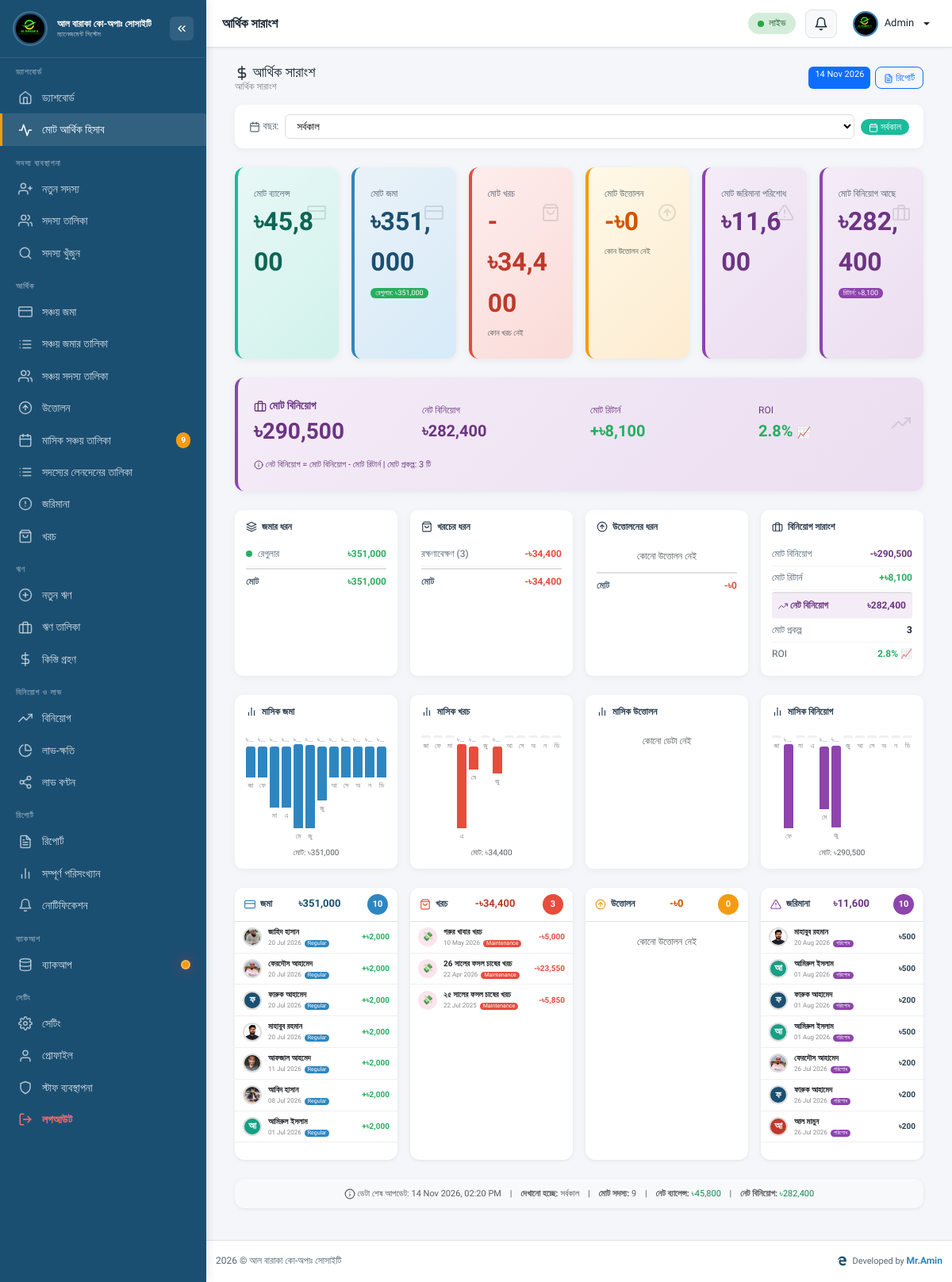
/admin/total.php (signed in), run on the app's committed database.
### tables this page shows
CREATE TABLE `users` (
  `id` int(11) NOT NULL,
  `name` varchar(100) NOT NULL,
  `email` varchar(100) NOT NULL,
  `phone` varchar(20) DEFAULT NULL,
  `profile_photo` varchar(255) DEFAULT NULL,
  `profile_photo_updated_at` timestamp NULL DEFAULT NULL,
  `password` varchar(255) NOT NULL,
  `role` enum('super_admin','admin','staff') NOT NULL DEFAULT 'staff',
  `is_active` tinyint(1) NOT NULL DEFAULT 1,
  `last_login` datetime DEFAULT NULL,
  `remember_token` varchar(100) DEFAULT NULL,
  `created_at` timestamp NOT NULL DEFAULT current_timestamp(),
  `updated_at` timestamp NOT NULL DEFAULT current_timestamp() ON UPDATE current_timestamp()
);

CREATE TABLE `deposits` (
  `id` int(11) NOT NULL,
  `member_id` int(11) DEFAULT NULL,
  `amount` decimal(12,2) NOT NULL,
  `deposit_date` date NOT NULL,
  `deposit_type` enum('regular','special','share','fd','expense','withdrawal','fine') NOT NULL DEFAULT 'regular',
  `reference_id` int(11) DEFAULT NULL,
  `reference_type` varchar(50) DEFAULT NULL,
  `payment_method` varchar(50) DEFAULT 'cash',
  `transaction_no` varchar(100) DEFAULT NULL,
  `receipt_no` varchar(50) DEFAULT NULL,
  `note` text DEFAULT NULL,
  `collected_by` int(11) DEFAULT NULL,
  `created_at` timestamp NOT NULL DEFAULT current_timestamp()
);

CREATE TABLE `members` (
  `id` int(11) NOT NULL,
  `member_id` varchar(20) NOT NULL,
  `name` varchar(100) NOT NULL,
  `father_name` varchar(100) DEFAULT NULL,
  `mother_name` varchar(100) DEFAULT NULL,
  `spouse_name` varchar(100) DEFAULT NULL,
  `phone` varchar(20) NOT NULL,
  `alt_phone` varchar(20) DEFAULT NULL,
  `email` varchar(100) DEFAULT NULL,
  `nid` varchar(30) DEFAULT NULL,
  `date_of_birth` date DEFAULT NULL,
  `address` text DEFAULT NULL,
  `photo` varchar(255) DEFAULT NULL,
  `nid_photo` varchar(255) DEFAULT NULL,
  `join_date` date NOT NULL,
  `monthly_deposit` decimal(10,2) DEFAULT 500.00,
  `share_count` int(11) NOT NULL DEFAULT 1,
  `share_value` decimal(12,2) NOT NULL DEFAULT 0.00,
  `nominee_name` varchar(100) DEFAULT NULL,
  `nominee_relation` varchar(50) DEFAULT NULL,
  `nominee_phone` varchar(20) DEFAULT NULL,
  `status` enum('active','inactive','suspended','deceased') NOT NULL DEFAULT 'active',
  `note` text DEFAULT NULL,
  `password` varchar(255) DEFAULT NULL,
  `last_login` datetime DEFAULT NULL,
  `created_by` int(11) DEFAULT NULL,
  `created_at` timestamp NOT NULL DEFAULT current_timestamp(),
  `updated_at` timestamp NOT NULL DEFAULT current_timestamp() ON UPDATE current_timestamp(),
  `password_changed` tinyint(1) DEFAULT 0
);

CREATE TABLE `expenses` (
  `id` int(11) NOT NULL,
  `title` varchar(200) NOT NULL,
  `category` enum('office','salary','maintenance','event','other') NOT NULL DEFAULT 'other',
  `amount` decimal(12,2) NOT NULL,
  `expense_date` date NOT NULL,
  `receipt_no` varchar(50) DEFAULT NULL,
  `description` text DEFAULT NULL,
  `receipt_file` varchar(255) DEFAULT NULL,
  `created_by` int(11) DEFAULT NULL,
  `created_at` timestamp NOT NULL DEFAULT current_timestamp()
);

CREATE TABLE `fine_payments` (
  `id` int(11) NOT NULL,
  `fine_id` int(11) NOT NULL,
  `amount` decimal(12,2) NOT NULL,
  `payment_date` date NOT NULL,
  `payment_method` varchar(50) DEFAULT 'cash',
  `transaction_no` varchar(100) DEFAULT NULL,
  `receipt_no` varchar(50) DEFAULT NULL,
  `notes` text DEFAULT NULL,
  `created_at` timestamp NULL DEFAULT current_timestamp()
);

### admin/total.php (the view, shortened to what the rows shown need)
<?php
require_once __DIR__ . '/../includes/functions.php';
$conn = conn();
function getMemberAvatar($memberId, $photoPath = null, $name = '', $size = 32) {
    if (!empty($photoPath) && file_exists($_SERVER['DOCUMENT_ROOT'] . $photoPath)) {
        return '<img src="' . htmlspecialchars($photoPath) . '" alt="' . htmlspecialchars($name) . '" style="width:' . $size . 'px;height:' . $size . 'px;border-radius:50%;object-fit:cover;border:2px solid #ddd;flex-shrink:0;">';
    }
    $firstLetter = mb_substr($name, 0, 1, 'UTF-8');
    $colors = ['#1B4F72', '#2E86C1', '#117A65', '#C0392B', '#8E44AD', '#D35400', '#27AE60', '#2980B9', '#E67E22', '#16A085'];
    $color = $colors[abs(crc32($name)) % count($colors)];
    return '<div style="width:' . $size . 'px;height:' . $size . 'px;border-radius:50%;background:' . $color . ';color:white;display:flex;align-items:center;justify-content:center;font-weight:600;font-size:' . ($size * 0.5) . 'px;flex-shrink:0;border:2px solid #ddd;">' . htmlspecialchars($firstLetter) . '</div>';
}
$selectedYear = isset($_GET['year']) ? (int)$_GET['year'] : 0;
$availableYears = [];
try {
    $result = $conn->query("SELECT DISTINCT YEAR(deposit_date) as year FROM deposits WHERE deposit_type IN ('regular', 'special', 'share', 'fd') AND amount > 0 ORDER BY year DESC");
    if ($result) {
        while ($row = $result->fetch_assoc()) {
            if (!in_array($row['year'], $availableYears)) {
                $availableYears[] = (int)$row['year'];
            }
        }
    }
    rsort($availableYears);
} catch (Exception $e) {
    $availableYears = [];
}
if ($selectedYear > 0 && in_array($selectedYear, $availableYears)) {
    $yearCondition = " AND YEAR(transaction_date) = $selectedYear";
    $yearLabel = $selectedYear;
} else {
    $selectedYear = 0;
}
$finePaymentsList = [];
try {
    $tableCheck = $conn->query("SHOW TABLES LIKE 'fine_payments'");
    if ($tableCheck && $tableCheck->num_rows > 0) {
        $yearFilter = $selectedYear > 0 ? "AND YEAR(fp.payment_date) = $selectedYear" : "";
        $result = $conn->query("
            SELECT
                fp.*,
                f.member_id,
                m.name as member_name,
                m.member_id as member_code,
                m.photo as member_photo
            FROM fine_payments fp
            JOIN fines f ON f.id = fp.fine_id
            JOIN members m ON m.id = f.member_id
            WHERE 1=1
            $yearFilter
            ORDER BY fp.payment_date DESC, fp.created_at DESC
            LIMIT 10
        ");
        if ($result) {
            while ($row = $result->fetch_assoc()) {
                $finePaymentsList[] = $row;
            }
        }
    }
} catch (Exception $e) {
    $totalFinesPaid = 0;
}
$recentExpenses = [];
try {
    $yearFilter = $selectedYear > 0 ? "AND YEAR(expense_date) = $selectedYear" : "";
    $result = $conn->query("
        SELECT
            id,
            title,
            category,
            amount,
            expense_date,
            description
        FROM expenses
        WHERE 1=1
        $yearFilter
        ORDER BY expense_date DESC, created_at DESC
        LIMIT 10
    ");
    if ($result) {
        while ($row = $result->fetch_assoc()) {
            $recentExpenses[] = $row;
        }
    }
} catch (Exception $e) {
    $totalExpenses = 0;
}
$latestDeposits = [];
try {
    $yearFilter = $selectedYear > 0 ? "AND YEAR(d.deposit_date) = $selectedYear" : "";
    $result = $conn->query("
        SELECT
            d.*,
            m.name as member_name,
            m.member_id as member_code,
            m.photo as member_photo
        FROM deposits d
        JOIN members m ON m.id = d.member_id
        WHERE d.deposit_type IN ('regular', 'special', 'share', 'fd')
        AND d.amount > 0
        $yearFilter
        ORDER BY d.deposit_date DESC, d.id DESC
        LIMIT 10
    ");
    if ($result) {
        while ($row = $result->fetch_assoc()) {
            $latestDeposits[] = $row;
        }
    }
} catch (Exception $e) {}
require_once __DIR__ . '/../includes/header.php';
?>
<!DOCTYPE html>
<html lang="bn">
<head>
</head>
<body>
<div class="container-fluid px-2 px-sm-3">
<div class="row g-2 g-sm-3 mb-3 mb-md-4">
    <div class="col-6 col-md-3">
        <div class="card h-100 card-scrollable">
            <div class="scrollable-list">
                <?php if (empty($latestDeposits)): ?>
                <div class="text-center text-muted py-3" style="font-size:12px;">কোনো জমা নেই</div>
                <?php else: ?>
                <?php foreach ($latestDeposits as $dep): ?>
                <div class="list-item" style="padding:5px 10px;">
                    <div class="item-info">
                        <?= getMemberAvatar($dep['member_id'] ?? null, $dep['member_photo'] ?? null, $dep['member_name'] ?? '', 24) ?>
                        <div class="details">
                            <div class="name" style="font-size:10px;"><?= clean($dep['member_name'] ?? '') ?></div>
                            <div class="sub" style="font-size:8px;">
                                <?= date('d M Y', strtotime($dep['deposit_date'])) ?>
                                <?php if (!empty($dep['deposit_type'])): ?>
                                <span class="badge" style="background:#2E86C1;color:#fff;font-size:7px;padding:1px 4px;">
                                    <?= ucfirst($dep['deposit_type']) ?>
                                </span>
                                <?php endif; ?>
                            </div>
                        </div>
                    </div>
                    <div class="item-amount value-positive" style="font-size:10px;">+৳<?= number_format($dep['amount'], 0) ?></div>
                </div>
                <?php endforeach; ?>
                <?php endif; ?>
            </div>
        </div>
    </div>
    <div class="col-6 col-md-3">
        <div class="card h-100 card-scrollable">
            <div class="scrollable-list">
                <?php if (empty($recentExpenses)): ?>
                <div class="text-center text-muted py-3" style="font-size:12px;">কোনো খরচ নেই</div>
                <?php else: ?>
                <?php foreach ($recentExpenses as $exp): ?>
                <div class="list-item" style="padding:5px 10px;">
                    <div class="item-info">
                        <div style="width:24px;height:24px;border-radius:50%;background:#fce4ec;display:flex;align-items:center;justify-content:center;font-size:11px;flex-shrink:0;">💸</div>
                        <div class="details">
                            <div class="name" style="font-size:10px;"><?= clean($exp['title'] ?? '') ?></div>
                            <div class="sub" style="font-size:8px;">
                                <?= date('d M Y', strtotime($exp['expense_date'])) ?>
                                <?php if (!empty($exp['category'])): ?>
                                <span class="badge" style="background:#E74C3C;color:#fff;font-size:7px;padding:1px 4px;">
                                    <?= ucfirst($exp['category']) ?>
                                </span>
                                <?php endif; ?>
                            </div>
                        </div>
                    </div>
                    <div class="item-amount value-negative" style="font-size:10px;">-৳<?= number_format($exp['amount'], 0) ?></div>
                </div>
                <?php endforeach; ?>
                <?php endif; ?>
            </div>
        </div>
    </div>
    <div class="col-6 col-md-3">
        <div class="card h-100 card-scrollable">
            <div class="scrollable-list">
                <?php if (empty($finePaymentsList)): ?>
                <div class="text-center text-muted py-3" style="font-size:12px;">কোনো জরিমানা পরিশোধ নেই</div>
                <?php else: ?>
                <?php foreach ($finePaymentsList as $fp): ?>
                <div class="list-item" style="padding:5px 10px;">
                    <div class="item-info">
                        <?= getMemberAvatar($fp['member_id'] ?? null, $fp['member_photo'] ?? null, $fp['member_name'] ?? '', 24) ?>
                        <div class="details">
                            <div class="name" style="font-size:10px;"><?= clean($fp['member_name'] ?? '') ?></div>
                            <div class="sub" style="font-size:8px;">
                                <?= date('d M Y', strtotime($fp['payment_date'])) ?>
                                <span class="badge" style="background:#8E44AD;color:#fff;font-size:7px;padding:1px 4px;">
                                    পরিশোধ
                                </span>
                            </div>
                        </div>
                    </div>
                    <div class="item-amount value-neutral" style="font-size:10px;">৳<?= number_format($fp['amount'], 0) ?></div>
                </div>
                <?php endforeach; ?>
                <?php endif; ?>
            </div>
        </div>
    </div>
</div>
</div>
<?php require_once __DIR__ . '/../includes/footer.php'; ?>
</body>
</html>

### includes/header.php (shortened to what the rows shown need)
<?php
$admin = getCurrentAdmin();
$profilePhotoUrl = null;
if (!empty($admin['profile_photo'])) {
    $photoPath = $admin['profile_photo'];
    if (strpos($photoPath, 'http') !== 0) {
        $protocol = isset($_SERVER['HTTPS']) && $_SERVER['HTTPS'] === 'on' ? 'https://' : 'http://';
        $host = $_SERVER['HTTP_HOST'];
        $profilePhotoUrl = $protocol . $host . $photoPath;
    } else {
        $profilePhotoUrl = $photoPath;
    }
}
?>
<!DOCTYPE html>
<html lang="bn">
<head>
  <link href="https://cdn.jsdelivr.net/npm/bootstrap@5.3.2/dist/css/bootstrap.min.css" rel="stylesheet">
  <link rel="stylesheet" href="https://cdn.jsdelivr.net/npm/@fortawesome/fontawesome-free@6/css/all.min.css">
</head>
<body>
<header class="topbar">
  <div class="topbar-right">
    <div class="dropdown">
      <button class="dropdown-toggle" data-bs-toggle="dropdown" title="প্রোফাইল">
        <?php if (!empty($profilePhotoUrl)): ?>
          <img src="<?= htmlspecialchars($profilePhotoUrl) ?>"
               alt="Profile"
               class="profile-avatar-img"
               onerror="this.style.display='none'; this.parentElement.querySelector('.profile-avatar-placeholder').style.display='flex';">
        <?php else: ?>
          <span class="profile-avatar-placeholder">
            <?= mb_substr($admin['name'] ?? 'A', 0, 1) ?>
          </span>
        <?php endif; ?>
        <span class="admin-name"><?= clean($admin['name'] ?? 'অ্যাডমিন') ?></span>
      </button>
    </div>
  </div>
</header>
</body>
</html>

### data on the page
users: profile_photo (picture), name "Admin"
deposits: member.photo (picture), member.name "জাহিদ হাসান", deposit_date "20 Jul 2026", deposit_type "Regular", amount "2,000"
deposits: member.photo (picture), member.name "ফেরদৌস আহামেদ", deposit_date "20 Jul 2026", deposit_type "Regular", amount "2,000"
deposits: member.name "ফ", member.name "ফারুক আহামেদ", deposit_date "20 Jul 2026", deposit_type "Regular", amount "2,000"
deposits: member.photo (picture), member.name "মাহাবুব রহমান", deposit_date "20 Jul 2026", deposit_type "Regular", amount "2,000"
deposits: member.photo (picture), member.name "আফজাল আহমেদ", deposit_date "11 Jul 2026", deposit_type "Regular", amount "2,000"
deposits: member.photo (picture), member.name "আবিদ হাসান", deposit_date "08 Jul 2026", deposit_type "Regular", amount "2,000"
deposits: member.name "আ", member.name "আমিরুল ইসলাম", deposit_date "01 Jul 2026", deposit_type "Regular", amount "2,000"
expenses: title "গরুর খাবার খরচ", expense_date "10 May 2026", category "Maintenance", amount "5,000"
expenses: title "26 সালের ফসল চাষের খরচ", expense_date "22 Apr 2026", category "Maintenance", amount "23,550"
expenses: title "২৫ সালের ফসল চাষের খরচ", expense_date "22 Jul 2025", category "Maintenance", amount "5,850"
fine_payments: members.photo (picture), members.name "মাহাবুব রহমান", payment_date "20 Aug 2026", amount "500"
fine_payments: members.name "আ", members.name "আমিরুল ইসলাম", payment_date "01 Aug 2026", amount "500"
fine_payments: members.name "ফ", members.name "ফারুক আহামেদ", payment_date "01 Aug 2026", amount "200"
fine_payments: members.name "আ", members.name "আমিরুল ইসলাম", payment_date "01 Aug 2026", amount "500"
fine_payments: members.photo (picture), members.name "ফেরদৌস আহামেদ", payment_date "26 Jul 2026", amount "200"
fine_payments: members.name "ফ", members.name "ফারুক আহামেদ", payment_date "26 Jul 2026", amount "200"
fine_payments: members.name "আ", members.name "আল মামুন", payment_date "26 Jul 2026", amount "200"

### other printed values
$somity_name "আল বারাকা কো-অপাঃ সোসাইটি"
$pendingDues "9"
$pageTitle "আর্থিক সারাংশ"
$yearLabel "সর্বকাল"
$totalBalance "45,800"
$totalDeposits "351,000"
$labels[$type] "রেগুলার"
$amount "351,000"
$totalExpenses "34,400"
$totalWithdrawals "0"
$totalFinesPaid "11,600"
$netInvestment "282,400"
$totalInvestmentReturns "8,100"
$totalInvestments "290,500"
$roi "2.8"
